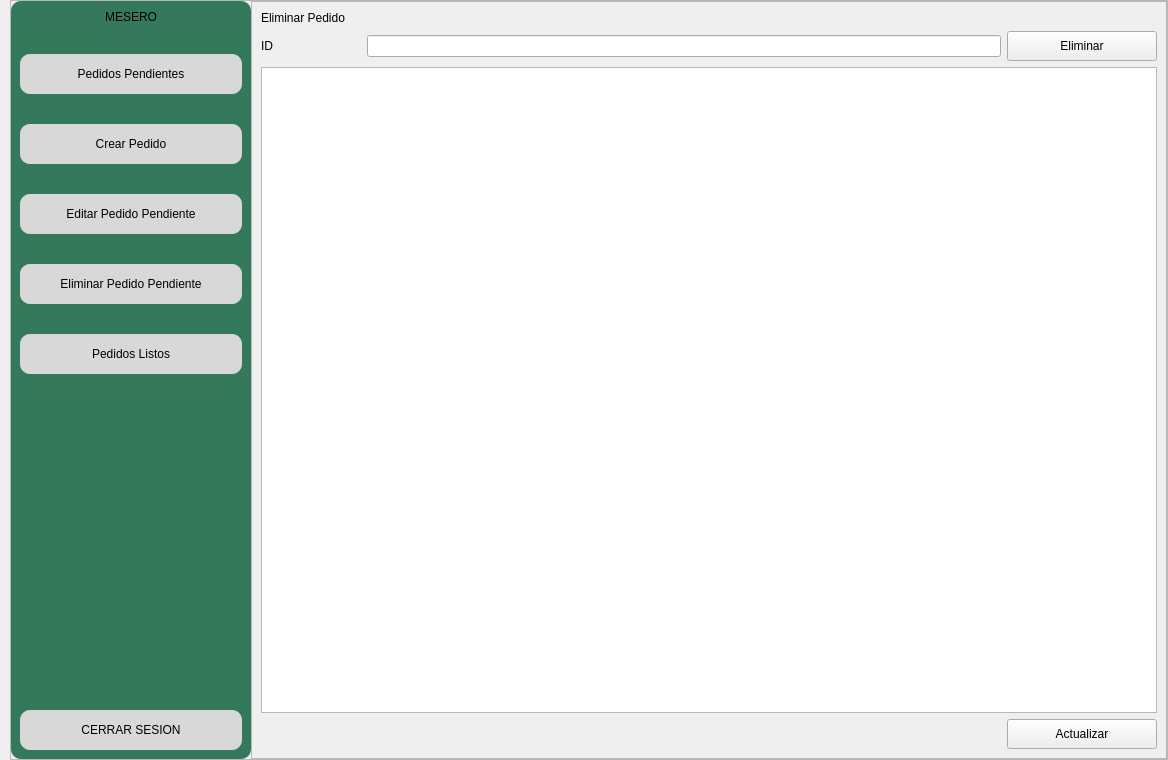
         <widget class="QWidget" name="pgEliminarPedidosMesero">
          <layout class="QHBoxLayout" name="horizontalLayout_99">
           <property name="spacing">
            <number>0</number>
           </property>
           <property name="leftMargin">
            <number>10</number>
           </property>
           <property name="topMargin">
            <number>0</number>
           </property>
           <property name="rightMargin">
            <number>0</number>
           </property>
           <property name="bottomMargin">
            <number>0</number>
           </property>
           <item>
            <widget class="QFrame" name="frame_57">
             <property name="frameShape">
              <enum>QFrame::StyledPanel</enum>
             </property>
             <property name="frameShadow">
              <enum>QFrame::Raised</enum>
             </property>
             <layout class="QHBoxLayout" name="horizontalLayout_91">
              <property name="spacing">
               <number>0</number>
              </property>
              <property name="leftMargin">
               <number>0</number>
              </property>
              <property name="topMargin">
               <number>0</number>
              </property>
              <property name="rightMargin">
               <number>0</number>
              </property>
              <property name="bottomMargin">
               <number>0</number>
              </property>
              <item>
               <widget class="QFrame" name="frame_58">
                <property name="minimumSize">
                 <size>
                  <width>240</width>
                  <height>0</height>
                 </size>
                </property>
                <property name="maximumSize">
                 <size>
                  <width>200</width>
                  <height>16777215</height>
                 </size>
                </property>
                <property name="styleSheet">
                 <string notr="true">background-color: #35795c;
border-radius:10px;</string>
                </property>
                <property name="frameShape">
                 <enum>QFrame::StyledPanel</enum>
                </property>
                <property name="frameShadow">
                 <enum>QFrame::Raised</enum>
                </property>
                <layout class="QVBoxLayout" name="verticalLayout_53">
                 <property name="spacing">
                  <number>30</number>
                 </property>
                 <item>
                  <widget class="QLabel" name="label_71">
                   <property name="styleSheet">
                    <string notr="true">font: 87 11pt &quot;Arial Black&quot;;</string>
                   </property>
                   <property name="text">
                    <string>MESERO</string>
                   </property>
                   <property name="alignment">
                    <set>Qt::AlignCenter</set>
                   </property>
                  </widget>
                 </item>
                 <item>
                  <widget class="QPushButton" name="btnPedidosPendientesMesero1_4">
                   <property name="minimumSize">
                    <size>
                     <width>0</width>
                     <height>40</height>
                    </size>
                   </property>
                   <property name="styleSheet">
                    <string notr="true">QPushButton{
background-color: #d8d8d9;
font: 87 10pt &quot;Arial Black&quot;;
color: rgb(0, 0, 0);
border-radius:10px;

}

QPushButton:hover{
background-color: #c8c8c9;
color: rgb(0, 0, 0);
border-radius:10px;
}</string>
                   </property>
                   <property name="text">
                    <string>Pedidos Pendientes</string>
                   </property>
                  </widget>
                 </item>
                 <item>
                  <widget class="QPushButton" name="btnCrearPedidosMesero1_4">
                   <property name="minimumSize">
                    <size>
                     <width>0</width>
                     <height>40</height>
                    </size>
                   </property>
                   <property name="styleSheet">
                    <string notr="true">QPushButton{
background-color: #d8d8d9;
font: 87 10pt &quot;Arial Black&quot;;
color: rgb(0, 0, 0);
border-radius:10px;

}

QPushButton:hover{
background-color: #c8c8c9;
color: rgb(0, 0, 0);
border-radius:10px;
}</string>
                   </property>
                   <property name="text">
                    <string>Crear Pedido</string>
                   </property>
                  </widget>
                 </item>
                 <item>
                  <widget class="QPushButton" name="btnEditarPedidosMesero1_4">
                   <property name="minimumSize">
                    <size>
                     <width>0</width>
                     <height>40</height>
                    </size>
                   </property>
                   <property name="styleSheet">
                    <string notr="true">QPushButton{
background-color: #d8d8d9;
font: 87 9pt &quot;Arial Black&quot;;
color: rgb(0, 0, 0);
border-radius:10px;

}

QPushButton:hover{
background-color: #c8c8c9;
color: rgb(0, 0, 0);
border-radius:10px;
}</string>
                   </property>
                   <property name="text">
                    <string>Editar Pedido Pendiente</string>
                   </property>
                  </widget>
                 </item>
                 <item>
                  <widget class="QPushButton" name="btnEliminarPedidosMesero1_4">
                   <property name="minimumSize">
                    <size>
                     <width>0</width>
                     <height>40</height>
                    </size>
                   </property>
                   <property name="styleSheet">
                    <string notr="true">QPushButton{
background-color: #d8d8d9;
font: 87 9pt &quot;Arial Black&quot;;
color: rgb(0, 0, 0);
border-radius:10px;

}

QPushButton:hover{
background-color: #c8c8c9;
color: rgb(0, 0, 0);
border-radius:10px;
}</string>
                   </property>
                   <property name="text">
                    <string>Eliminar Pedido Pendiente</string>
                   </property>
                  </widget>
                 </item>
                 <item>
                  <widget class="QPushButton" name="btnPedidosListosMesero1_4">
                   <property name="minimumSize">
                    <size>
                     <width>0</width>
                     <height>40</height>
                    </size>
                   </property>
                   <property name="styleSheet">
                    <string notr="true">QPushButton{
background-color: #d8d8d9;
font: 87 10pt &quot;Arial Black&quot;;
color: rgb(0, 0, 0);
border-radius:10px;

}

QPushButton:hover{
background-color: #c8c8c9;
color: rgb(0, 0, 0);
border-radius:10px;
}</string>
                   </property>
                   <property name="text">
                    <string>Pedidos Listos</string>
                   </property>
                  </widget>
                 </item>
                 <item>
                  <spacer name="verticalSpacer_60">
                   <property name="orientation">
                    <enum>Qt::Vertical</enum>
                   </property>
                   <property name="sizeHint" stdset="0">
                    <size>
                     <width>20</width>
                     <height>306</height>
                    </size>
                   </property>
                  </spacer>
                 </item>
                 <item>
                  <widget class="QPushButton" name="btnCerrarSesionAdmin1_16">
                   <property name="minimumSize">
                    <size>
                     <width>0</width>
                     <height>40</height>
                    </size>
                   </property>
                   <property name="styleSheet">
                    <string notr="true">QPushButton{
background-color: #d8d8d9;
font: 87 9pt &quot;Arial Black&quot;;
color: rgb(0, 0, 0);
border-radius:10px;

}

QPushButton:hover{
background-color: #c8c8c9;
color: rgb(0, 0, 0);
border-radius:10px;
}</string>
                   </property>
                   <property name="text">
                    <string>CERRAR SESION</string>
                   </property>
                   <property name="icon">
                    <iconset>
                     <normaloff>Imagenes/logo cerrar sesion.png</normaloff>Imagenes/logo cerrar sesion.png</iconset>
                   </property>
                  </widget>
                 </item>
                </layout>
               </widget>
              </item>
              <item>
               <widget class="QFrame" name="frame_59">
                <property name="frameShape">
                 <enum>QFrame::StyledPanel</enum>
                </property>
                <property name="frameShadow">
                 <enum>QFrame::Raised</enum>
                </property>
                <layout class="QVBoxLayout" name="verticalLayout_54">
                 <item>
                  <widget class="QLabel" name="label_72">
                   <property name="styleSheet">
                    <string notr="true">font: 87 14pt &quot;Arial Black&quot;;</string>
                   </property>
                   <property name="text">
                    <string>Eliminar Pedido</string>
                   </property>
                  </widget>
                 </item>
                 <item>
                  <layout class="QHBoxLayout" name="horizontalLayout_100">
                   <item>
                    <widget class="QLabel" name="label_89">
                     <property name="minimumSize">
                      <size>
                       <width>100</width>
                       <height>30</height>
                      </size>
                     </property>
                     <property name="maximumSize">
                      <size>
                       <width>100</width>
                       <height>30</height>
                      </size>
                     </property>
                     <property name="styleSheet">
                      <string notr="true">font: 87 11pt &quot;Arial Black&quot;;</string>
                     </property>
                     <property name="text">
                      <string>ID</string>
                     </property>
                    </widget>
                   </item>
                   <item>
                    <widget class="QLineEdit" name="idDePedidoMesero_4"/>
                   </item>
                   <item>
                    <widget class="QPushButton" name="btnEliminarPedidoMesero">
                     <property name="minimumSize">
                      <size>
                       <width>150</width>
                       <height>30</height>
                      </size>
                     </property>
                     <property name="maximumSize">
                      <size>
                       <width>150</width>
                       <height>30</height>
                      </size>
                     </property>
                     <property name="styleSheet">
                      <string notr="true">font: 87 11pt &quot;Arial Black&quot;;</string>
                     </property>
                     <property name="text">
                      <string>Eliminar</string>
                     </property>
                    </widget>
                   </item>
                  </layout>
                 </item>
                 <item>
                  <widget class="QTableWidget" name="tableEliminarPedidoMesero"/>
                 </item>
                 <item>
                  <layout class="QHBoxLayout" name="horizontalLayout_92">
                   <item>
                    <widget class="QLabel" name="labelInfoEliminarPedidoMesero">
                     <property name="minimumSize">
                      <size>
                       <width>700</width>
                       <height>30</height>
                      </size>
                     </property>
                     <property name="maximumSize">
                      <size>
                       <width>200</width>
                       <height>30</height>
                      </size>
                     </property>
                     <property name="styleSheet">
                      <string notr="true">font: 87 10pt &quot;Arial Black&quot;;</string>
                     </property>
                     <property name="text">
                      <string/>
                     </property>
                    </widget>
                   </item>
                   <item>
                    <spacer name="horizontalSpacer_44">
                     <property name="orientation">
                      <enum>Qt::Horizontal</enum>
                     </property>
                     <property name="sizeHint" stdset="0">
                      <size>
                       <width>40</width>
                       <height>20</height>
                      </size>
                     </property>
                    </spacer>
                   </item>
                   <item>
                    <widget class="QPushButton" name="btnActualizarTablaUsuariosAdmin_5">
                     <property name="minimumSize">
                      <size>
                       <width>150</width>
                       <height>30</height>
                      </size>
                     </property>
                     <property name="maximumSize">
                      <size>
                       <width>150</width>
                       <height>30</height>
                      </size>
                     </property>
                     <property name="styleSheet">
                      <string notr="true">font: 87 13pt &quot;Arial Black&quot;;
color: rgb(0, 0, 0);</string>
                     </property>
                     <property name="text">
                      <string>Actualizar</string>
                     </property>
                    </widget>
                   </item>
                  </layout>
                 </item>
                </layout>
               </widget>
              </item>
             </layout>
            </widget>
           </item>
          </layout>
         </widget>
